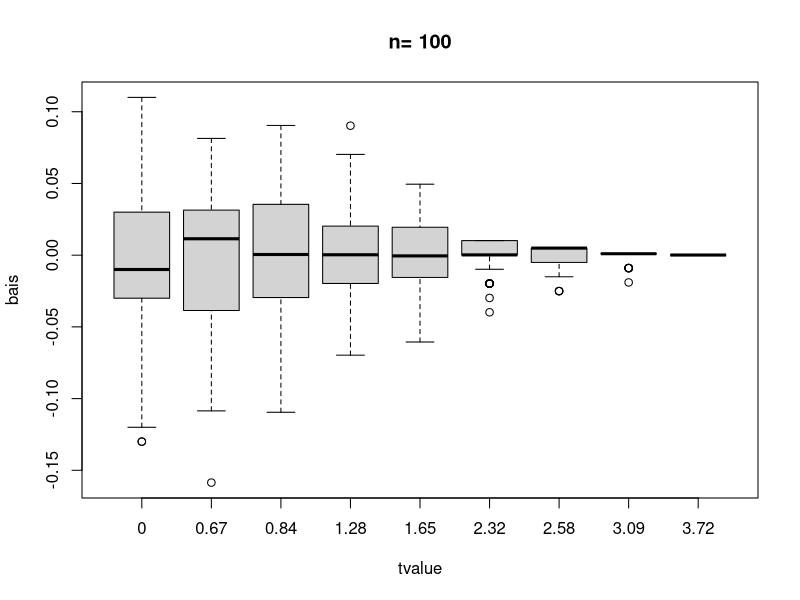
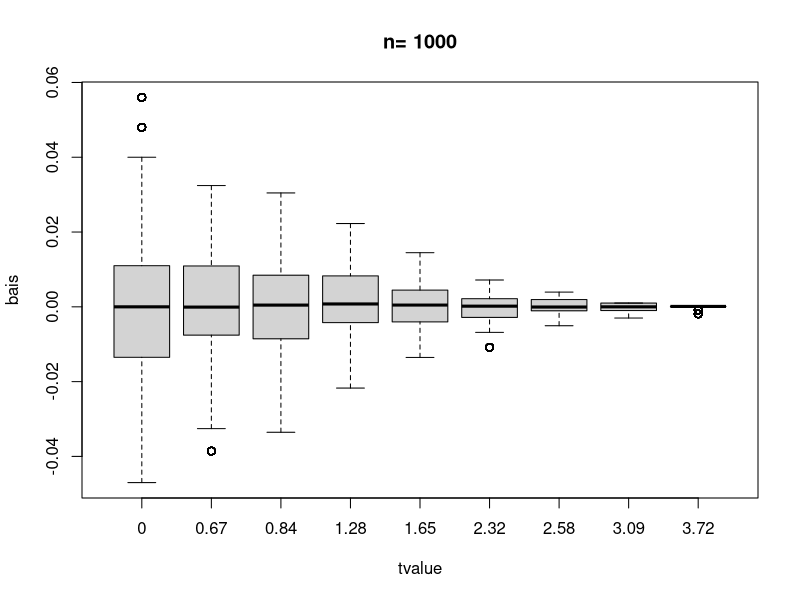
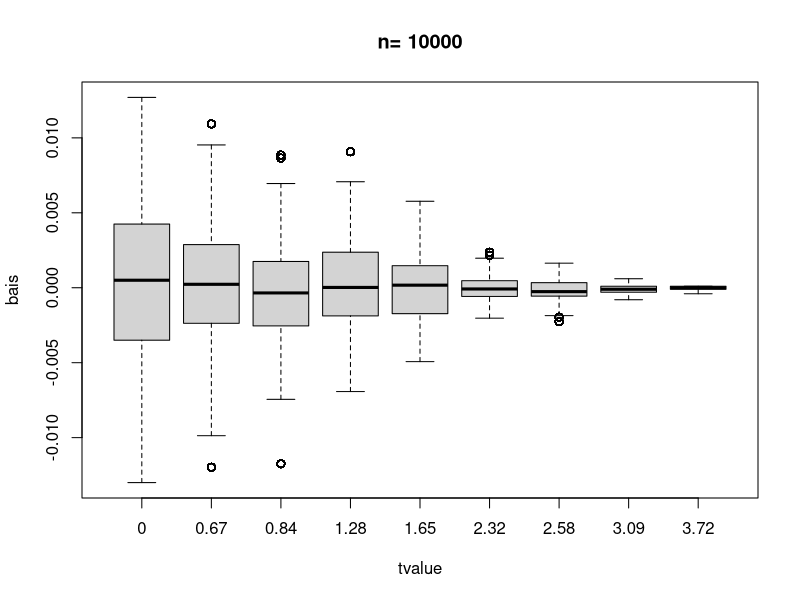

The R source for these figures, in order:
## ---- chunk 1
knitr::opts_chunk$set(echo = TRUE)

## get output format in case something needs extra effort
outFormat <- knitr::opts_knit$get("rmarkdown.pandoc.to")

## specify global chunk options
knitr::opts_chunk$set(fig.width = 5, fig.height = 4, dpi = 300,
                      out.width = "90%", fig.align = "center")
require(kableExtra)
## ---- chunk 2
x <- c(0.0,0.67,0.84,1.28,1.65,2.32,2.58,3.09,3.72)
y <- pnorm(x, mean = 0, sd=1)
n <- c(100,1000,10000)
f <- matrix(0, nrow=3, ncol=9)
for (i in 1:3) {
  
  z <- rnorm(n[i], mean=0, sd=1)
  for(j in 1:9){
    for (k in 1:n[i]){
      if (z[k]<=x[j]){
        f[i,j] <- 1+f[i,j]
      }
    }
    f[i,j] <- f[i,j]/n[i]
  }
}
f <- data.frame(f)
colnames(f) <- x
f <- rbind(f,y)
row.names(f) <- c(100,1000,10000,"true") 
knitr::kable(f)
## ---- chunk 3
for (m in 1:3){
  g <- rep(0,100*9)
  for (i in 1:100){
    z <- rnorm(n[m], mean=0, sd=1)
    for (j in 1:9){
      for (k in 1:n[m]){
        if (z[k]<=x[j]){
          g[(i-1)*9+j] <- 1+g[(i-1)*9+j]
        }
      }
      g[(i-1)*9+j] <- g[(i-1)*9+j]/n[m]
      g[(i-1)*9+j] <- g[(i-1)*9+j] - y[j] 
    }
  }
  x <- rep(x,100)
  g <- data.frame(bais=g,tvalue=x)
  boxplot(bais~tvalue,g,main=paste("n=",n[m]))
}
